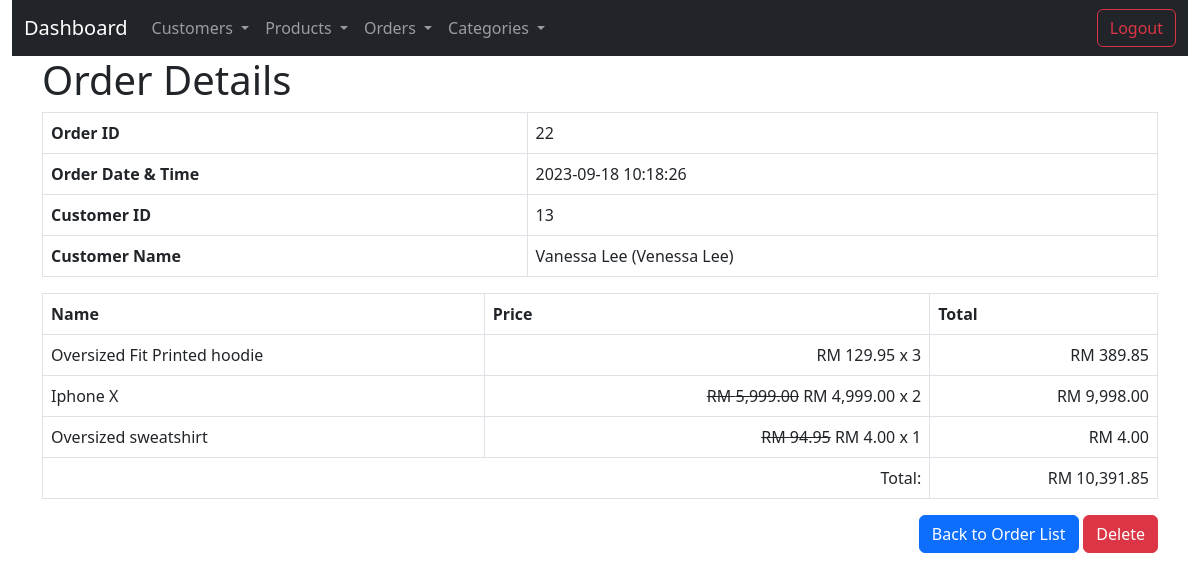
/Order_details.php?order_id=22, run on the app's committed database.
### tables this page shows
CREATE TABLE IF NOT EXISTS `order_summary` (
  `order_id` int(11) NOT NULL AUTO_INCREMENT,
  `customer_id` int(11) NOT NULL,
  `order_date` datetime NOT NULL,
  PRIMARY KEY (`order_id`)
);

CREATE TABLE IF NOT EXISTS `customer` (
  `customer_id` int(11) NOT NULL AUTO_INCREMENT,
  `username` varchar(255) NOT NULL,
  `email` text NOT NULL,
  `password` varchar(255) NOT NULL,
  `first_name` varchar(255) NOT NULL,
  `last_name` varchar(255) NOT NULL,
  `gender` varchar(20) NOT NULL,
  `DOB` date NOT NULL,
  `account_status` varchar(50) NOT NULL,
  `registration_date_and_time` datetime NOT NULL,
  `image` blob NOT NULL,
  PRIMARY KEY (`customer_id`),
  UNIQUE KEY `username` (`username`)
);

CREATE TABLE IF NOT EXISTS `order_details` (
  `order_detail_id` int(11) NOT NULL AUTO_INCREMENT,
  `order_id` int(11) NOT NULL,
  `product_id` int(11) NOT NULL,
  `quantity` int(3) NOT NULL DEFAULT '1',
  PRIMARY KEY (`order_detail_id`)
);

CREATE TABLE IF NOT EXISTS `products` (
  `id` int(11) NOT NULL AUTO_INCREMENT,
  `name` varchar(128) NOT NULL,
  `description` text NOT NULL,
  `categoryID` int(1) NOT NULL,
  `price` varchar(11) NOT NULL,
  `Promotion_price` varchar(11) NOT NULL,
  `image` blob NOT NULL,
  `manufacture_date` date NOT NULL,
  `expire_date` date DEFAULT NULL,
  `created` datetime NOT NULL,
  `modified` timestamp NOT NULL DEFAULT CURRENT_TIMESTAMP,
  PRIMARY KEY (`id`)
);

### Order_details.php (the view, shortened to what this page needs)
<!DOCTYPE HTML>
<html>
<head>
    <link href="https://cdn.jsdelivr.net/npm/bootstrap@5.3.0/dist/css/bootstrap.min.css" rel="stylesheet">
    <script src="https://cdn.jsdelivr.net/npm/bootstrap@5.3.0/dist/js/bootstrap.bundle.min.js"></script></head>
</head>
<?php
include 'navbar.php';
?>
<body>
    <div class="container">
        <div class="page-header">
            <h1>Order Details</h1>
        </div>
        <?php
        $order_id = isset($_GET['order_id']) ? $_GET['order_id'] : die('ERROR: Order ID not found.');
        include 'config_folder/database.php';
        try {
            $Detail_query = "SELECT os.order_id, os.order_date, os.customer_id, c.username, c.first_name, c.last_name FROM order_summary os
            LEFT JOIN customer c ON c.customer_id = os.customer_id
            WHERE order_id = ?";
            $Detail_stmt = $con->prepare($Detail_query);
            $Detail_stmt->bindParam(1, $order_id);
            $Detail_stmt->execute();
            $Detail_num = $Detail_stmt->rowCount();
            if ($Detail_num > 0) {
                $Detail_row = $Detail_stmt->fetch(PDO::FETCH_ASSOC);
                extract($Detail_row);
                echo "<table class='table table-hover table-responsive table-bordered'>";
                echo "<tr>";
                echo "<th>Order ID</th>";
                echo "<td colspan=5>{$order_id}</td>";
                echo "</tr><tr>";
                echo "<th>Order Date & Time</th>";
                echo "<td colspan=5>{$order_date}</td>";
                echo "</tr><tr>";
                echo "<th>Customer ID</th>";
                echo "<td colspan=5>{$customer_id}</td>";
                echo "</tr><tr>";
                echo "<th>Customer Name</th>";
                echo "<td colspan=5>{$first_name} {$last_name} ({$username})</td>";
                echo "</tr>";
                echo "</table>";
                echo "<table class='table table-hover table-responsive table-bordered'>";
                echo "<tr>
                <th>Name</th>
                <th>Price</th>
                <th>Total</th>
                </tr>";
                $order_details_query = "SELECT order_id, product_id, quantity FROM order_details WHERE order_id = ?";
                $order_details_stmt = $con->prepare($order_details_query);
                $order_details_stmt->bindParam(1, $order_id);
                $order_details_stmt->execute();
                $total_price = 0;
                while ($order_detail_row = $order_details_stmt->fetch(PDO::FETCH_ASSOC)) {
                    $product_id = $order_detail_row['product_id'];
                    $quantity = $order_detail_row['quantity'];
                    $product_query = "SELECT name, price, promotion_price FROM products WHERE id = ?";
                    $product_stmt = $con->prepare($product_query);
                    $product_stmt->bindParam(1, $product_id);
                    $product_stmt->execute();
                    $product_info = $product_stmt->fetch(PDO::FETCH_ASSOC);
                    $name = $product_info['name'];
                    $price = $product_info['price'];
                    $promotion_price = $product_info['promotion_price'];
                    if ($promotion_price > 0) {
                        $total = $promotion_price * $quantity;
                        $formatted_price = "RM " . number_format($promotion_price, 2);
                        $normal_price = "<s>RM " . number_format($price, 2) . "</s>";
                    } else {
                        $total = $price * $quantity;
                        $formatted_price = "RM " . number_format($price, 2);
                        $normal_price = "";
                    }
                    $total_price += $total;
                    echo "<tr>";
                    echo "<td>{$name}</td>";
                    echo "<td class='text-end'>{$normal_price} {$formatted_price} x {$quantity}</td>";
                    echo "<td class='text-end'>RM " . number_format($total, 2) . "</td>";
                    echo "</tr>";
                }
                echo "<tr>";
                echo "<td colspan='2' class='text-end'>Total:</td>";
                echo "<td class='text-end'>RM " . number_format($total_price, 2) . "</td>";
                echo "</tr>";
                echo "</table>";
                echo "<div class='text-end'>";
                echo "<a href='Order_listing.php' class='btn btn-primary' style='margin-right: 0.3em;'>Back to Order List</a>";
                echo "<a href='#' onclick='delete_order({$order_id});' class='btn btn-danger'>Delete</a>";
                echo "</div>";
            } else {
                echo "No details found for this order ID.";
            }
        } catch (PDOException $exception) {
            die('ERROR: ' . $exception->getMessage());
        }
        ?>
    </div>
</body>
</html>

### data on the page
order_summary: order_id "22", order_date "2023-09-18 10:18:26", customer "13", customer.first_name "Vanessa", customer.last_name "Lee", customer.username "Venessa Lee"
order_details: product.name "Oversized Fit Printed hoodie", product.price "RM 129.95", quantity "3", total "389.85"
order_details: product.name "Iphone X", product.price "5,999.00", product.Promotion_price "RM 4,999.00", quantity "2", total "9,998.00"
order_details: product.name "Oversized sweatshirt", product.price "94.95", product.Promotion_price "RM 4.00", quantity "1", product.Promotion_price "4.00"

### other printed values
$total_price "10,391.85"
